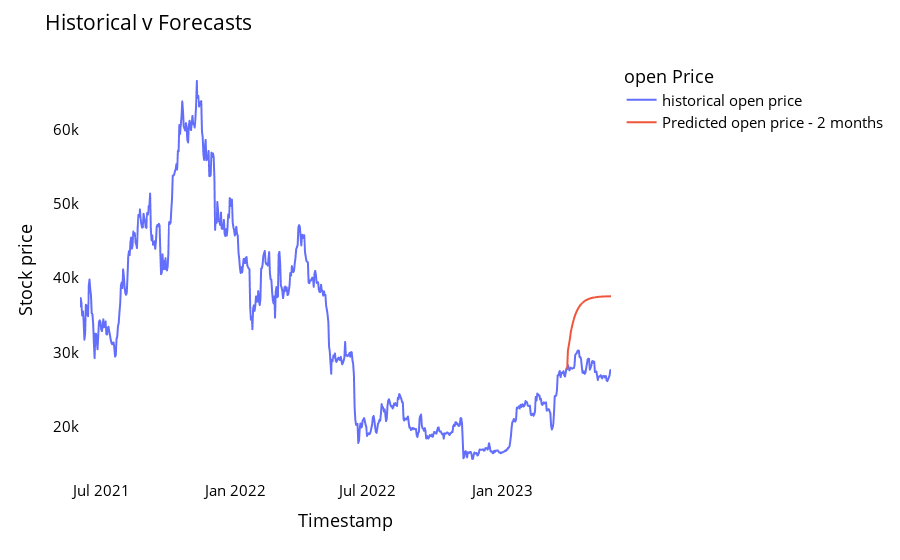

The cell this chart's notebook holds for it:
### Code cell
names = cycle(['historical open price','Predicted open price - 2 months'])

fig = px.line(df_proj,x=df_proj.index, y=[open_stock_full['open'],df_proj['Predict open']],
              labels={'value': 'Stock price','index': 'Timestamp'})
fig.update_layout(title_text='Historical v Forecasts',
                  plot_bgcolor='white', font_size=15, font_color='black',legend_title_text='open Price')

fig.for_each_trace(lambda t:  t.update(name = next(names)))

fig.update_xaxes(showgrid=False)
fig.update_yaxes(showgrid=False)
fig.show()

### Figure 1 — Plotly figure (JSON) as saved in the notebook; plotly's stock layout.template omitted (floating-point values rounded to 4 significant figures; data arrays with more than 128 entries replaced by an {"elided": "..."} marker saying what was removed)
{"data": [{"hovertemplate": "variable=wide_variable_0<br>Timestamp=%{x}<br>Stock price=%{y}<extra></extra>", "legendgroup": "wide_variable_0", "line": {"color": "#636efa", "dash": "solid"}, "marker": {"symbol": "circle"}, "mode": "lines", "name": "historical open price", "showlegend": true, "type": "scattergl", "x": {"elided": "728 str values"}, "xaxis": "x", "y": {"elided": "728 float values"}, "yaxis": "y"}, {"hovertemplate": "variable=Predict open<br>Timestamp=%{x}<br>Stock price=%{y}<extra></extra>", "legendgroup": "Predict open", "line": {"color": "#EF553B", "dash": "solid"}, "marker": {"symbol": "circle"}, "mode": "lines", "name": "Predicted open price - 2 months", "showlegend": true, "type": "scattergl", "x": {"elided": "728 str values"}, "xaxis": "x", "y": {"elided": "728 float values"}, "yaxis": "y"}], "layout": {"autosize": true, "font": {"color": "black", "size": 15}, "legend": {"title": {"text": "open Price"}, "tracegroupgap": 0}, "margin": {"t": 60}, "plot_bgcolor": "white", "title": {"text": "Historical v Forecasts"}, "xaxis": {"anchor": "y", "autorange": true, "domain": [0, 1], "range": ["2021-06-02", "2023-05-30"], "showgrid": false, "title": {"text": "Timestamp"}, "type": "date"}, "yaxis": {"anchor": "x", "autorange": true, "domain": [0, 1], "range": [12820.0, 69350.0], "showgrid": false, "title": {"text": "Stock price"}, "type": "linear"}}}
